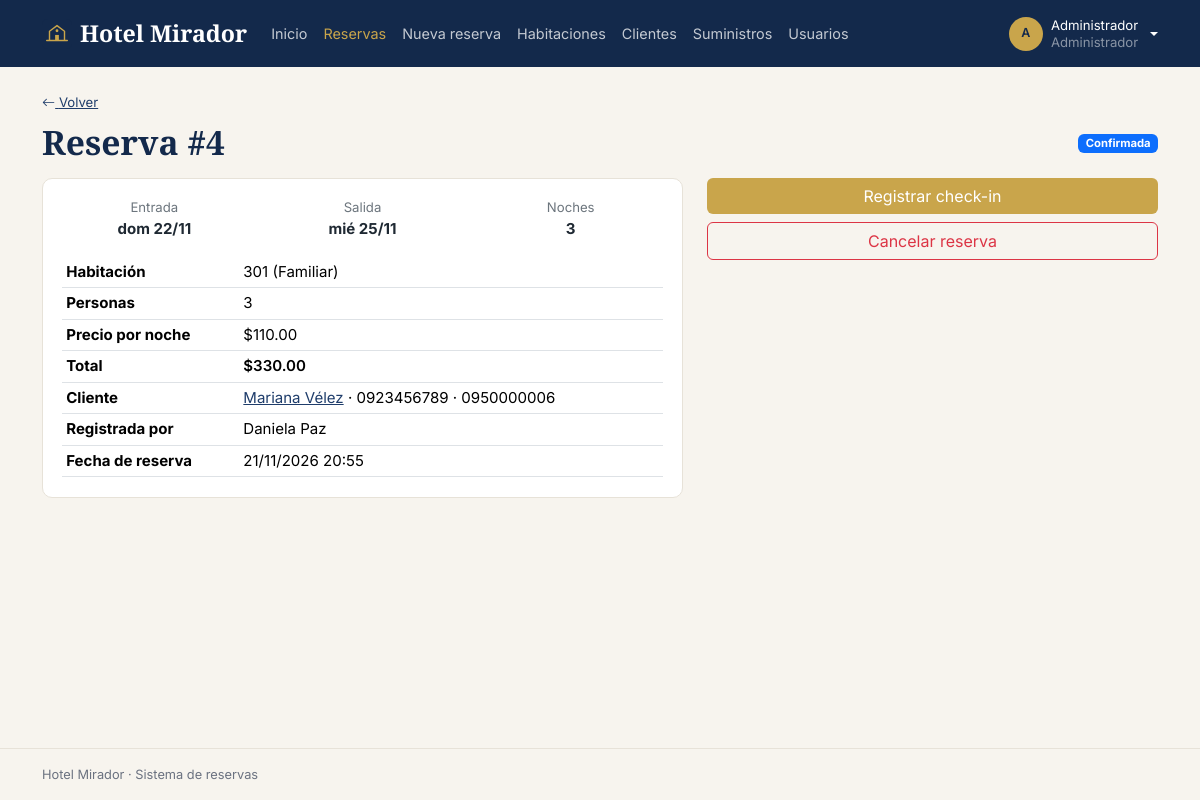
The app's page /index.php?r=reservas/ver&id=4 (signed in) with its own data.
### tables this page shows
CREATE TABLE reservas (
  id             INT AUTO_INCREMENT PRIMARY KEY,
  id_cliente     INT           NOT NULL,
  id_habitacion  INT           NOT NULL,
  registrada_por INT           NULL,
  fecha_reserva  DATETIME      NOT NULL DEFAULT CURRENT_TIMESTAMP,
  fecha_entrada  DATE          NOT NULL,
  fecha_salida   DATE          NOT NULL,
  huespedes      INT           NOT NULL DEFAULT 1,
  total          DECIMAL(10,2) NOT NULL,
  estado         ENUM('Confirmada','Hospedado','Finalizada','Cancelada') NOT NULL DEFAULT 'Confirmada',
  notas          VARCHAR(255)  NULL,
  INDEX (fecha_entrada, fecha_salida),
  FOREIGN KEY (id_cliente)     REFERENCES usuarios(id) ON DELETE CASCADE,
  FOREIGN KEY (id_habitacion)  REFERENCES habitaciones(id),
  FOREIGN KEY (registrada_por) REFERENCES usuarios(id) ON DELETE SET NULL
);

CREATE TABLE habitaciones (
  id          INT AUTO_INCREMENT PRIMARY KEY,
  numero      INT           NOT NULL UNIQUE,
  tipo        ENUM('Simple','Doble','Suite','Familiar') NOT NULL,
  capacidad   INT           NOT NULL,
  precio      DECIMAL(10,2) NOT NULL,    
  descripcion VARCHAR(255)  NULL,
  estado      ENUM('Disponible','Mantenimiento') NOT NULL DEFAULT 'Disponible'
);

CREATE TABLE usuarios (
  id         INT AUTO_INCREMENT PRIMARY KEY,
  nombre     VARCHAR(60)  NOT NULL,
  correo     VARCHAR(100) NOT NULL UNIQUE,
  contrasena VARCHAR(255) NOT NULL,
  id_rol     INT          NOT NULL,
  telefono   VARCHAR(15)  NULL,
  documento  VARCHAR(20)  NULL,    
  empresa    VARCHAR(80)  NULL,    
  activo     TINYINT(1)   NOT NULL DEFAULT 1,
  creado_en  DATETIME     NOT NULL DEFAULT CURRENT_TIMESTAMP,
  FOREIGN KEY (id_rol) REFERENCES roles(id)
);

### core/Controller.php (called while the page is built, shortened)
<?php
abstract class Controller
{
    protected function render(string $vista, array $datos = []): void
    {
        extract($datos);
        require __DIR__ . '/../views/layout/header.php';
        require __DIR__ . '/../views/' . $vista . '.php';
        require __DIR__ . '/../views/layout/footer.php';
    }
}

### controllers/ReservasController.php (called while the page is built, shortened)
<?php
class ReservasController extends Controller
{
    public function ver(): void
    {
        $r = $this->reserva((int) get('id'));
        $this->render('reservas/ver', ['titulo' => 'Reserva #' . $r['id'], 'r' => $r]);
    }
    private function reserva(int $id): array
    {
        $r = Reserva::detalle($id);
        return $r;
    }
}

### core/Router.php (called while the page is built, shortened)
<?php
class Router
{
    public static function dispatch(string $ruta): void
    {
        if (!preg_match('#^([a-z]+)/([a-z]+)$#', $ruta, $m)) self::error404();
        $accion = $m[2];
        (new $clase())->$accion();
    }
}

### index.php (called while the page is built, shortened)
<?php
require __DIR__ . '/core/helpers.php';
require __DIR__ . '/core/Database.php';
require __DIR__ . '/core/Auth.php';
require __DIR__ . '/core/Model.php';
require __DIR__ . '/core/Controller.php';
require __DIR__ . '/core/Router.php';
Router::dispatch(is_string($_GET['r'] ?? null) ? $_GET['r'] : '');

### core/Database.php (called while the page is built, shortened)
<?php
class Database
{
    private static ?PDO $pdo = null;
    public static function get(): PDO
    {
        try {
            self::$pdo = new PDO(
                'mysql:host=' . DB_HOST . ';port=' . DB_PORT . ';dbname=' . DB_NAME . ';charset=utf8mb4',
                DB_USER,
                DB_PASS,
                [
                    PDO::ATTR_ERRMODE            => PDO::ERRMODE_EXCEPTION,
                    PDO::ATTR_DEFAULT_FETCH_MODE => PDO::FETCH_ASSOC,
                    PDO::ATTR_EMULATE_PREPARES   => false,
                ]
            );
            self::$pdo->exec("SET time_zone = '" . date('P') . "'");
        } catch (PDOException $e) {
            http_response_code(500);
            $info = DEBUG ? '<br><small>' . htmlspecialchars($e->getMessage()) . '</small>' : '';
            exit('<h3 style="font-family:sans-serif">No hay conexión con la base de datos. Revisa la configuración e importa hotel.sql.' . $info . '</h3>');
        }
        return self::$pdo;
    }
}

### core/Model.php (called while the page is built, shortened)
<?php
abstract class Model
{
    protected static function db(): PDO
    {
        return Database::get();
    }
    protected static function query(string $sql, array $params = []): PDOStatement
    {
        $st = self::db()->prepare($sql);
        $st->execute($params);
        return $st;
    }
}

### models/Reserva.php (called while the page is built, shortened)
<?php
class Reserva extends Model
{
    public static function detalle(int $id): ?array
    {
        return self::query(self::SELECT . ' WHERE r.id = ?', [$id])->fetch() ?: null;
    }
}

### core/Auth.php (called while the page is built, shortened)
<?php
class Auth
{
    public static function check(): bool
    {
        return isset($_SESSION['usuario']);
    }
    public static function rol(): ?int
    {
        return $_SESSION['usuario']['id_rol'] ?? null;
    }
    public static function es(int ...$roles): bool
    {
        return self::check() && in_array(self::rol(), $roles, true);
    }
}

### views/reservas/ver.php (the view, shortened to what this page needs)
<?php
$esCliente = Auth::es(Auth::CLIENTE);
$atiende = Auth::es(Auth::ADMIN, Auth::RECEPCIONISTA);
$hoy = date('Y-m-d');
?>
<a href="<?= url('reservas/index') ?>" class="small"><i class="bi bi-arrow-left"></i> Volver</a>
<div class="d-flex justify-content-between align-items-center mt-2 mb-3">
  <h1 class="titulo mb-0">Reserva #<?= $r['id'] ?></h1>
  <span data-etiqueta><?= etiqueta($r['estado']) ?></span>
</div>
<div class="row g-4">
  <div class="col-lg-7">
    <div class="tarjeta">
      <div class="row text-center mb-3">
        <div class="col"><small class="text-secondary d-block">Entrada</small><strong><?= fecha_corta($r['fecha_entrada']) ?></strong></div>
        <div class="col"><small class="text-secondary d-block">Salida</small><strong><?= fecha_corta($r['fecha_salida']) ?></strong></div>
        <div class="col"><small class="text-secondary d-block">Noches</small><strong><?= noches($r['fecha_entrada'], $r['fecha_salida']) ?></strong></div>
      </div>
      <table class="table table-sm mb-0">
        <tr><th>Habitación</th><td><?= $r['numero'] ?> (<?= $r['tipo'] ?>)</td></tr>
        <tr><th>Personas</th><td><?= $r['huespedes'] ?></td></tr>
        <tr><th>Precio por noche</th><td><?= dinero($r['precio']) ?></td></tr>
        <tr><th>Total</th><td class="fw-semibold"><?= dinero($r['total']) ?></td></tr>
        <?php if (!$esCliente): ?>
          <tr><th>Cliente</th><td><?= Auth::es(Auth::ADMIN, Auth::RECEPCIONISTA) ? '<a href="' . url('clientes/ver', ['id' => $r['id_cliente']]) . '">' . e($r['cliente']) . '</a>' : e($r['cliente']) ?> · <?= e($r['documento']) ?> · <?= e($r['telefono']) ?></td></tr>
          <tr><th>Registrada por</th><td><?= e($r['registro']) ?: 'El cliente (en línea)' ?></td></tr>
        <?php endif; ?>
        <tr><th>Fecha de reserva</th><td><?= fecha($r['fecha_reserva'], true) ?></td></tr>
      </table>
    </div>
  </div>
  <div class="col-lg-5">
    <div class="d-grid gap-2" data-acciones>
      <?php if ($atiende && $r['estado'] === 'Confirmada' && $r['fecha_entrada'] <= $hoy): ?>
        <button class="btn btn-dorado" data-estado="Hospedado" data-reserva="<?= $r['id'] ?>" data-recargar>Registrar check-in</button>
      <?php endif; ?>
      <?php if ($r['estado'] === 'Confirmada' && ($atiende || $r['fecha_entrada'] > $hoy)): ?>
        <button class="btn btn-outline-danger" data-estado="Cancelada" data-reserva="<?= $r['id'] ?>" data-recargar>Cancelar reserva</button>
      <?php elseif ($esCliente && $r['estado'] === 'Confirmada'): ?>
        <p class="small text-secondary">Para cambios el mismo día de llegada, comunícate con recepción.</p>
      <?php endif; ?>
    </div>
  </div>
</div>

### core/helpers.php (shortened to what this page needs)
<?php
function e($v): string
{
    return htmlspecialchars((string) ($v ?? ''), ENT_QUOTES, 'UTF-8');
}
function url(string $ruta, array $params = []): string
{
    return 'index.php?' . http_build_query(['r' => $ruta] + $params);
}
function get(string $k): string
{
    return is_string($_GET[$k] ?? null) ? trim($_GET[$k]) : '';
}
function dinero($n): string
{
    return '$' . number_format((float) $n, 2);
}
function fecha(?string $f, bool $hora = false): string
{
    return $f ? date($hora ? 'd/m/Y H:i' : 'd/m/Y', strtotime($f)) : '';
}
function fecha_corta(string $f): string
{
    $dias = ['dom', 'lun', 'mar', 'mié', 'jue', 'vie', 'sáb'];
    $t = strtotime($f);
    return $dias[(int) date('w', $t)] . ' ' . date('d/m', $t);
}
function noches(string $entrada, string $salida): int
{
    return (int) ((strtotime($salida) - strtotime($entrada)) / 86400);
}
function etiqueta(string $estado): string
{
    $c = COLORES[$estado] ?? 'secondary';
    return "<span class=\"badge text-bg-$c\">" . e($estado) . '</span>';
}

### assets/css/styles.css (style rules this page uses)
:root { --azul: #13294b; --azul-2: #1f3d6b; --dorado: #c9a54b; --dorado-osc: #a8852f; --crema: #f7f4ee; --texto: #1f2933; --gris: #6b7280; --borde: #e7e2d8; }
body { font-family: 'Inter', system-ui, sans-serif; background: var(--crema); color: var(--texto); font-size: .94rem; min-height: 100vh; display: flex; flex-direction: column; }
a { color: var(--azul-2); }
.titulo, .marca, .cifra span, .precio { font-family: 'Cormorant Garamond', Georgia, serif; font-weight: 700; }
.titulo { font-size: 2.1rem; color: var(--azul); }
.btn-dorado { background: var(--dorado); color: #fff; border: 0; }
.tarjeta { background: #fff; border: 1px solid var(--borde); border-radius: 10px; padding: 1.2rem; }

### records on screen
reservas: id "4", estado "Confirmada", fecha_entrada "dom 22/11", fecha_salida "mié 25/11", noches($r['fecha_entrada'], $r['fecha_salida']) "3", id_habitacion.numero "301", id_habitacion.tipo "Familiar", huespedes "3", id_habitacion.precio "$110.00", total "$330.00", id_cliente.nombre "Mariana Vélez", id_cliente.documento "0923456789", id_cliente.telefono "0950000006", registrada_por.nombre "Daniela Paz", fecha_reserva "21/11/2026 20:55"

### other values on screen
$_texto "Inicio"
$_texto "Reservas"
$_texto "Nueva reserva"
$_texto "Habitaciones"
$_texto "Clientes"
$_texto "Suministros"
$_texto "Usuarios"
iniciales($yo['nombre']) "A"
$yo['nombre'] "Administrador"
$yo['rol'] "Administrador"
